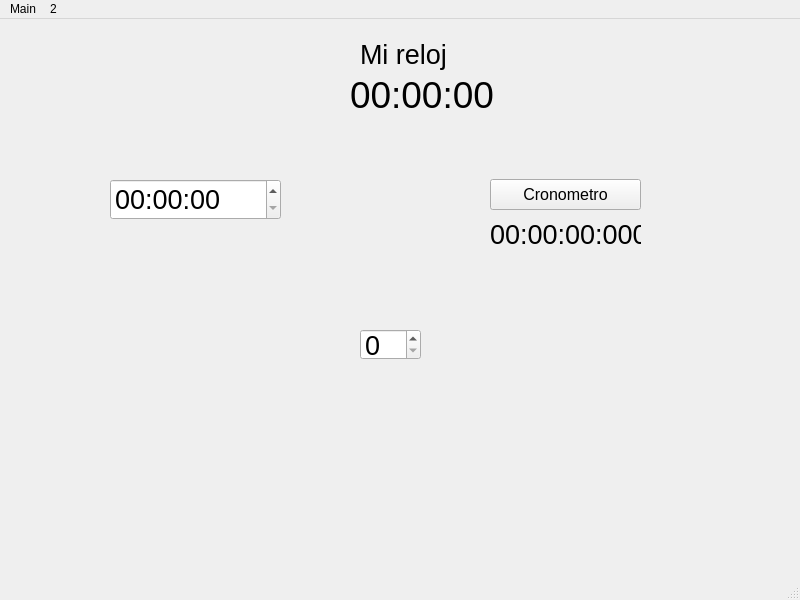
<?xml version="1.0" encoding="UTF-8"?>
<ui version="4.0">
 <class>MainWindow</class>
 <widget class="QMainWindow" name="MainWindow">
  <property name="geometry">
   <rect>
    <x>0</x>
    <y>0</y>
    <width>800</width>
    <height>600</height>
   </rect>
  </property>
  <property name="windowTitle">
   <string>MainWindow</string>
  </property>
  <widget class="QWidget" name="centralwidget">
   <widget class="QLabel" name="label">
    <property name="enabled">
     <bool>true</bool>
    </property>
    <property name="geometry">
     <rect>
      <x>360</x>
      <y>10</y>
      <width>101</width>
      <height>51</height>
     </rect>
    </property>
    <property name="font">
     <font>
      <pointsize>20</pointsize>
     </font>
    </property>
    <property name="text">
     <string>Mi reloj</string>
    </property>
   </widget>
   <widget class="QSpinBox" name="spinBox">
    <property name="geometry">
     <rect>
      <x>360</x>
      <y>310</y>
      <width>61</width>
      <height>31</height>
     </rect>
    </property>
    <property name="font">
     <font>
      <pointsize>20</pointsize>
     </font>
    </property>
   </widget>
   <widget class="QLabel" name="clockLabel">
    <property name="geometry">
     <rect>
      <x>350</x>
      <y>60</y>
      <width>171</width>
      <height>31</height>
     </rect>
    </property>
    <property name="font">
     <font>
      <pointsize>28</pointsize>
     </font>
    </property>
    <property name="text">
     <string>00:00:00</string>
    </property>
   </widget>
   <widget class="QTimeEdit" name="alarmTimeEdit">
    <property name="geometry">
     <rect>
      <x>110</x>
      <y>160</y>
      <width>171</width>
      <height>41</height>
     </rect>
    </property>
    <property name="font">
     <font>
      <pointsize>20</pointsize>
     </font>
    </property>
   </widget>
   <widget class="QPushButton" name="startStopwatchButton">
    <property name="geometry">
     <rect>
      <x>490</x>
      <y>160</y>
      <width>151</width>
      <height>31</height>
     </rect>
    </property>
    <property name="font">
     <font>
      <pointsize>12</pointsize>
     </font>
    </property>
    <property name="text">
     <string>Cronometro</string>
    </property>
   </widget>
   <widget class="QLabel" name="stopwatchLabel">
    <property name="geometry">
     <rect>
      <x>490</x>
      <y>200</y>
      <width>151</width>
      <height>31</height>
     </rect>
    </property>
    <property name="font">
     <font>
      <pointsize>20</pointsize>
     </font>
    </property>
    <property name="text">
     <string>00:00:00:000</string>
    </property>
   </widget>
   <widget class="QLabel" name="alarmMessageLabel">
    <property name="geometry">
     <rect>
      <x>120</x>
      <y>220</y>
      <width>271</width>
      <height>41</height>
     </rect>
    </property>
    <property name="font">
     <font>
      <pointsize>12</pointsize>
     </font>
    </property>
    <property name="text">
     <string/>
    </property>
   </widget>
  </widget>
  <widget class="QMenuBar" name="menubar">
   <property name="geometry">
    <rect>
     <x>0</x>
     <y>0</y>
     <width>800</width>
     <height>21</height>
    </rect>
   </property>
   <widget class="QMenu" name="menuMain">
    <property name="title">
     <string>Main</string>
    </property>
   </widget>
   <widget class="QMenu" name="menu2nd">
    <property name="title">
     <string>2</string>
    </property>
   </widget>
   <addaction name="menuMain"/>
   <addaction name="menu2nd"/>
  </widget>
  <widget class="QStatusBar" name="statusbar"/>
 </widget>
 <resources/>
 <connections/>
</ui>
